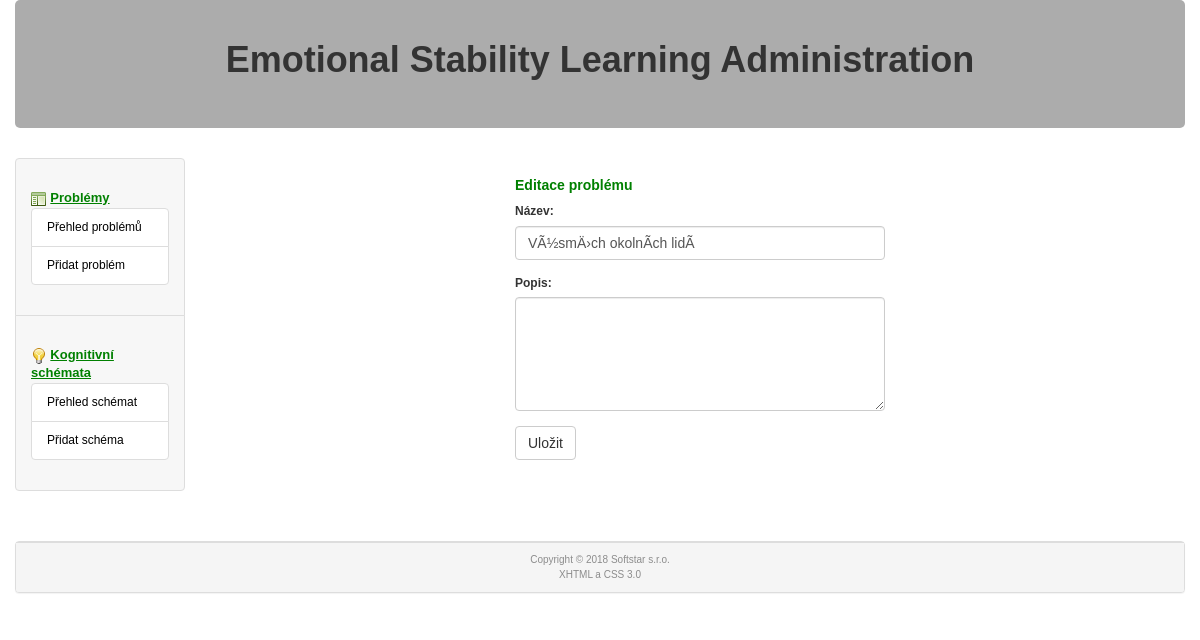
Before: /administrace/?prob=2&id=1 with the older database file.
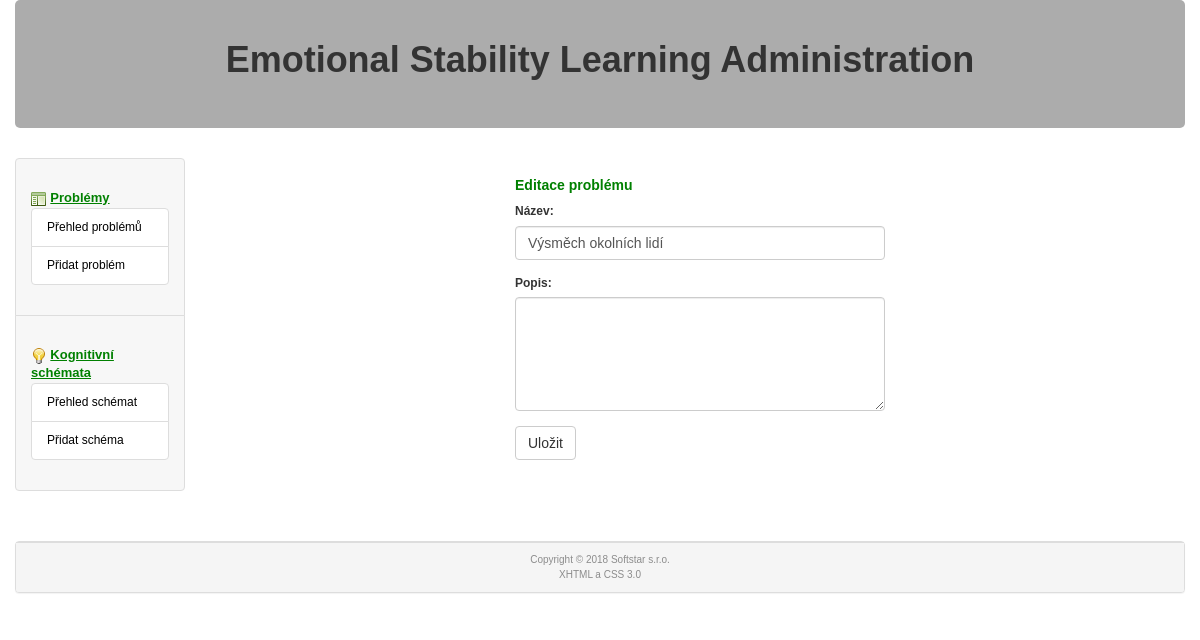
After: the same page with the newer database file.
### tables this page shows
CREATE TABLE `problem` (
  `id` int(11) NOT NULL,
  `nazev` varchar(60) NOT NULL,
  `popis` text,
  `smazano` int(1) NOT NULL DEFAULT '0'
);

### www/administrace/index.php (called while the page is built, shortened)
<?php
  $router = new RouterController();
  $router->setView();
  $router->showView();
?>

### www/administrace/models/model.php (called while the page is built, shortened)
<?php
  class model
  {
    private $db, $sever_name;
    function __construct()
    {
      $this->db = new cdb();
    }
    function __destruct()
    {
      $this->db->closedb();
    }
    function selectOne($table, array $keys)
    {
      $query = "select * from $table where";
      $i = 0;
      foreach($keys as $name => $value)
      {
        if ($i)
        {
          $query .= " and $name=$value";
        }
        else
        {
          $query .= " $name=$value";
          $i = 1;
        }
      }
      $query .= ";";
      $this->db->query($query);
      return $this->db->get_row();
    }
  }
?>

### www/administrace/cfg/sql.php (called while the page is built)
<?php
  $this->server='localhost';
  $this->user='emotions';
  $this->password='emotions';
  $this->db_name='emotions';
?>

### www/administrace/models/cdb.php (called while the page is built, shortened)
<?php
class cdb {
  private $data, $querystring, $error, $conn;
  public $server, $user, $password, $db_name;
  function __construct()
  {
    require("./cfg/sql.php");
    $this->conn = null;
  }
  function connect() {
    $options=array(
      PDO::ATTR_ERRMODE => PDO::ERRMODE_EXCEPTION,
      PDO::MYSQL_ATTR_INIT_COMMAND => "SET NAMES utf8"
      );
    try {
            $this->conn = @new PDO("mysql:host=".$this->server.";dbname=".$this->db_name, $this->user, $this->password, $options);
    } catch (PDOException $e) {
        echo 'Connection failed: ' . $e->getMessage();
    }
    return(1);
  }
  function query($dotaz) {
    $this->data=$this->conn->prepare($dotaz);
    $parameters = array();
    try {
            $this->data->execute($parameters);
    } catch (PDOException $e) {
        echo 'Execution of query failed: ' . $e->getMessage();
        $this->data=null;
    }
    if ($this->data) { return 1; }
    else  {return 0;}
  }
  function get_row() {
    $arr = $this->data->fetch(PDO::FETCH_NUM);
    if ($this->data) { return $arr; }
    else { return 0; }
  }
  function closedb() {
    $this->conn = null;
  }
};
?>

### www/administrace/controllers/ProblemEditController.php (called while the page is built, shortened)
<?php
class ProblemEditController extends Controller
{
  public function setView()
  {
    $model = new model();
    if ($model->ifconnected())
    {
      $arr = $model->selectOne("problem", array('id' => $this->post_get('id')));
      $problem = array('id' => $arr[0], 'nazev' => $arr[1], 'popis' => $arr[2], 'smazano' => $arr[3]);
    }
    else
    {
      $this->view = 'error';
    }
  }
}

### www/administrace/controllers/RouterController.php (called while the page is built, shortened)
<?php
class RouterController extends Controller
{
  protected $controller;
  public function setView()
  {
    $this->controller->setView();
  }
  private function setViewProblem()
  {
    if ($this->post_get('prob')==1)
      {
        $this->controller = new ProblemOverviewController();
      }
      elseif ($this->post_get('prob')==2)
      {
        if ($this->post_get('id'))
        {
          $this->controller = new ProblemEditController();
        }
        else
        {
          $this->controller = new ProblemNewController();
        }
      }
      elseif ($this->post_get('prob')==3)
      {
        $model = new model();
        $model->update('problem', array('id' => (htmlspecialchars($this->post_get('id'), ENT_QUOTES))), array('smazano' => 1));
        $this->redirect('?prob=1');
      }
    }
  }
?>

### www/administrace/views/problemEdit.phtml (the view, shortened to what this page needs)
<div class="col-sm-3"></div>
<div class="col-sm-4">
  <h4>Editace problému</h4>
  <form method="post" action="./">
    <div class="form-group">
      <label for="nazev">Název:</label>
      <input type="text" class="form-control" id="nazev" name="nazev" value="<?php echo($problem['nazev']) ?>"/>
    </div>
    <div class="form-group">
      <label for="popis">Popis:</label>
      <textarea class="form-control" rows="5" id="popis" name="popis"><?php echo($problem['popis']) ?></textarea>
    </div>
    <button type="submit" name="prob" class="btn btn-default" value="Uložit">Uložit</button>
  </form>
</div>
<div class="col-sm-3"></div>

Changed rows visible on the page:
changed problem: nazev "VÃ½smÄ›ch okolnÃ­ch lidÃ­" → "Výsměch okolních lidí"
